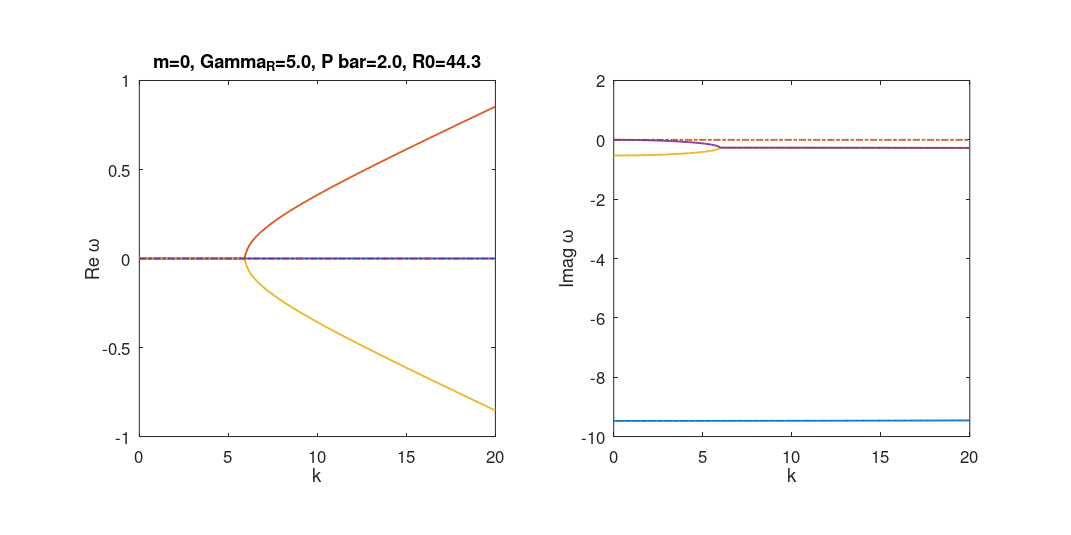

Recreate this plot in MATLAB.


% stability analysis, dispertion analysis

P1=2;
GammaR=5;%0.96;

ua=7.7e-3;
Gammac=1;
R1=8.4e-3;
%R1=8.4e-10;

%g=2e-10*ua;
g=2*ua;
n0=Gammac/R1;
Pth=(GammaR*Gammac)/R1;
Phi0=sqrt((1/R1)*(P1*Pth/n0-GammaR));

R0=28*sqrt(5/2);
%R0=25;

m=0;%persistent current m
dk=0.1;

k=0:dk:20; %k axis

print_fig=0;
Record_Mov_m=0;
m_max=20;

Fontsize=18;


N=length(k);
Eigen_omega_1=complex(zeros(1,N));%three eigen omega(k)
Eigen_omega_2=complex(zeros(1,N));
Eigen_omega_3=complex(zeros(1,N));

if Record_Mov_m~=0
    writerObj = VideoWriter('Dispersion_mov');
    writerObj.FrameRate=2;
    open(writerObj);
    
    m_min=0;
else
    m_min=m;
    m_max=m;
end

omega_temp=complex(zeros(3,1),0);
omega_de=zeros(3,4);%set by column: 1 real part; 2 imaginary part; 3 amplitude; 4 angle
for m=m_min:m_max

for it=1:N
    
    L=[((m+k(it))^2-m^2)/(2*R0^2)+ua*Phi0^2, ua*Phi0^2, (g+0.5i*R1)*Phi0;
        -ua*Phi0^2, -(((m-k(it))^2-m^2)/(2*R0^2)+ua*Phi0^2), -(g-0.5i*R1)*Phi0;
        -1i*R1*Phi0*n0, -1i*R1*Phi0*n0, -1i*(GammaR+R1*Phi0^2)];
    
    
    omega_temp=eig(L,'nobalance');
    omega_de(:,1)=real(omega_temp);
    omega_de(:,2)=imag(omega_temp);
    omega_de(:,3)=abs(omega_temp);
    omega_de(:,4)=angle(omega_temp);
    if m~=0  
    omega_de=sortrows(omega_de,-1);%sortrow 4 times
    end
    Eigen_omega_1(it)=complex(omega_de(1,1),omega_de(1,2));
    Eigen_omega_2(it)=complex(omega_de(2,1),omega_de(2,2));
    Eigen_omega_3(it)=complex(omega_de(3,1),omega_de(3,2));
end

if m==m_min || Record_Mov_m==0
fig_disp=figure('renderer','painter','position',[100 100 1600 800],'paperpositionmode','auto');
axis_re=subplot(1,2,1);
axis_im=subplot(1,2,2);
end

axis_re=subplot(1,2,1);
plot(axis_re,k,real(Eigen_omega_1),'linewidth',2);
axis square;
set(axis_re,'fontsize',Fontsize);
xlabel('k');
ylabel('Re \omega');
title(axis_re,sprintf('m=%d, Gamma_R=%.1f, P bar=%.1f, R0=%.1f',m,GammaR,P1,R0));
hold(axis_re,'all');
plot(axis_re,k,real(Eigen_omega_2),'linewidth',2);
plot(axis_re,k,real(Eigen_omega_3),'linewidth',2);
plot(axis_re,k,zeros(1,N),'linestyle','-.','linewidth',2);
hold(axis_re,'off');


axis_im=subplot(1,2,2);
plot(axis_im,k,imag(Eigen_omega_1),'linewidth',2);
axis square;
set(axis_im,'fontsize',Fontsize);
xlabel('k');
ylabel('Imag \omega');
hold all
plot(axis_im,k,zeros(1,N),'linestyle','-.','linewidth',2);
plot(axis_im,k,imag(Eigen_omega_2),'linewidth',2);
plot(axis_im,k,imag(Eigen_omega_3),'linewidth',2);
hold off
%finding critical m by derivertive
% Im_omega_t=imag(Eigen_omega_2);
% Im_omega_t_diff=diff(Im_omega_t)/dk;
% for it=length(Im_omega_t_diff):-1:1
%     if abs(Im_omega_t_diff(it))<1e-5
%        break;
%     end
% end
% text(k(it),Im_omega_t(it),'\bullet','fontsize',20,'HorizontalAlignment','center');

%finding critical m by positive Imag omega
Im_omega_t=imag(Eigen_omega_1);
Im_omega_t_diff=diff(Im_omega_t)/dk;
for it=2:length(Im_omega_t)
    if Im_omega_t(it)>0
       break;
    end
end
if it~=length(Im_omega_t) || ((it==length(Im_omega_t)) && Im_omega_t(length(Im_omega_t))>0)
text(k(it),Im_omega_t(it),'\bullet','fontsize',20,'HorizontalAlignment','center');
title(axis_im,sprintf('k*1=%.2f',k(it)));
 end
% diff_k_axis=k(1:length(Im_omega_t_diff));
% figure;
% plot(diff_k_axis,Im_omega_t_diff);

if Record_Mov_m~=0
writeVideo(writerObj,getframe(fig_disp));
end

end

if print_fig~=0 && Record_Mov_m==0
print(gcf,'-painter','-dpng','-r250',sprintf('Dispersion_Curve_m=%d_GammaR=%.1f_P1=%.1f_R0=%.1f.png',m,GammaR,P1,R0));
close(fig_disp);
end

if Record_Mov_m~=0
    close(writerObj);
end

fprintf('\nProgram finished.\n');





